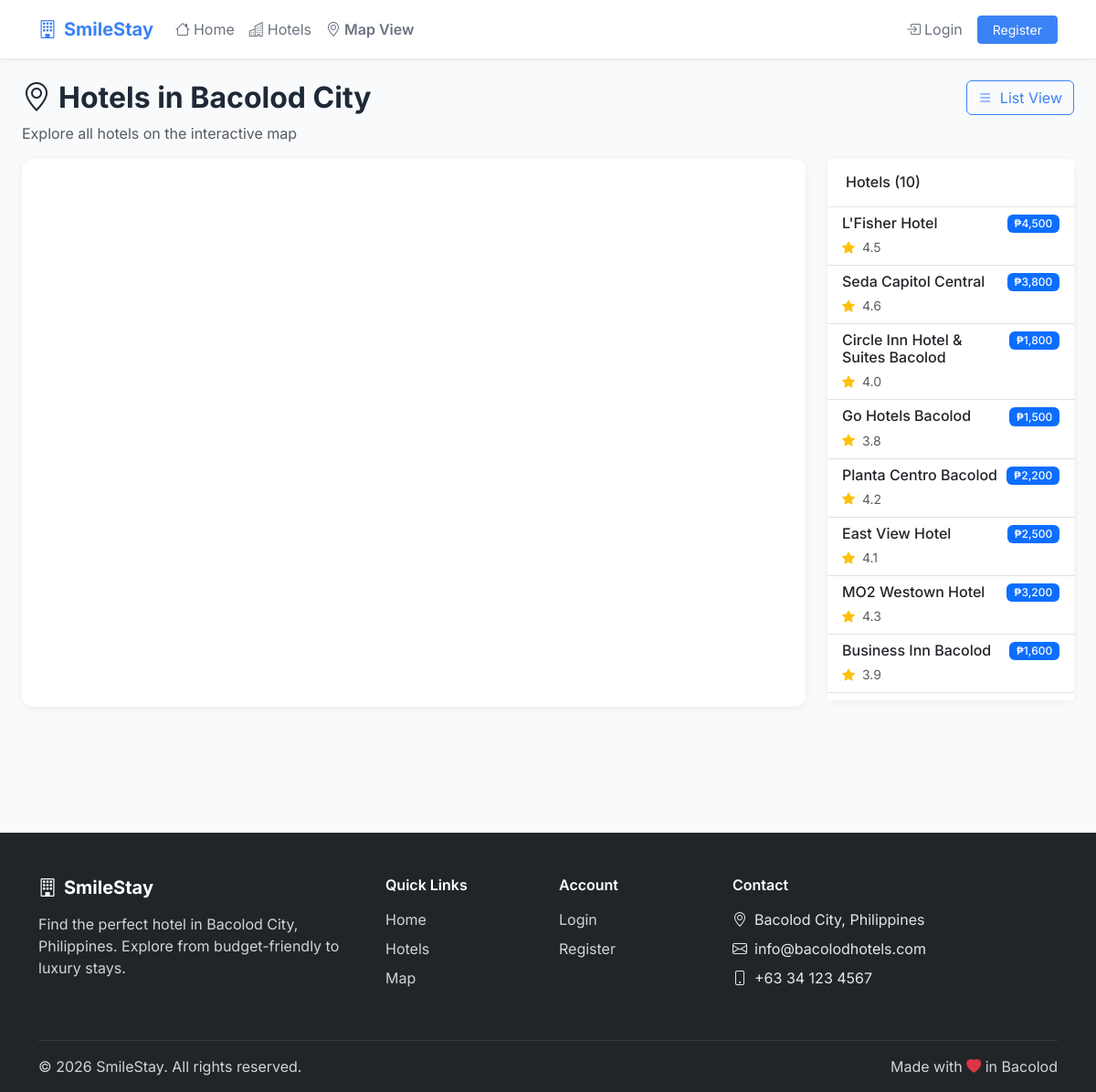
The page /map on the database its author committed.
### tables this page shows
CREATE TABLE IF NOT EXISTS hotels (
id INT AUTO_INCREMENT PRIMARY KEY,
hotel_name VARCHAR(150) NOT NULL,
location VARCHAR(255) NOT NULL,
latitude DECIMAL(10, 8) NOT NULL,
longitude DECIMAL(11, 8) NOT NULL,
description TEXT,
price_per_night DECIMAL(10, 2) NOT NULL,
image VARCHAR(255) DEFAULT 'default_hotel.jpg',
amenities TEXT,
rating DECIMAL(2, 1) DEFAULT 0,
status ENUM('active', 'inactive') DEFAULT 'active',
created_at TIMESTAMP DEFAULT CURRENT_TIMESTAMP,
updated_at TIMESTAMP DEFAULT CURRENT_TIMESTAMP ON UPDATE
CURRENT_TIMESTAMP
);

### app/controllers/HotelController.php (called while the page is built, shortened)
<?php
class HotelController {
    private $hotelModel;
    public function __construct() {
        $this->hotelModel = new Hotel();
    }
    public function map() {
        $hotels = $this->hotelModel->getForMap();
        $hotelsJson = json_encode($hotels);
        include APP_PATH . '/views/hotels/map.php';
    }
}

### public/index.php (called while the page is built, shortened)
<?php
require_once APP_PATH . '/models/Hotel.php';
require_once BASE_PATH . '/routes/web.php';

### config/database.php (called while the page is built, shortened)
<?php
class Database {
private static $instance = null;
private $connection;
private function __construct() {
try {
$dsn = "mysql:host=" . DB_HOST . ";dbname=" . DB_NAME . ";charset=utf8mb4";
$options = [
PDO::ATTR_ERRMODE => PDO::ERRMODE_EXCEPTION,
PDO::ATTR_DEFAULT_FETCH_MODE => PDO::FETCH_ASSOC,
PDO::ATTR_EMULATE_PREPARES => false,
];
$this->connection = new PDO($dsn, DB_USER, DB_PASS, $options);
} catch (PDOException $e) {
die("Database Connection Failed: " . $e->getMessage());
}
}
public static function getInstance() {
if (self::$instance === null) {
self::$instance = new self();
}
return self::$instance;
}
public function getConnection() {
return $this->connection;
}
}

### app/models/Hotel.php (called while the page is built, shortened)
<?php
class Hotel {
    private $db;
    private $table = 'hotels';
    public function __construct() {
        $this->db = Database::getInstance()->getConnection();
    }
    private function getUploadedHotelImages(): array
    {
        static $files = null;
        if ($files !== null) {
            return $files;
        }
        $dir = PUBLIC_PATH . '/uploads/hotels/';
        $matched = glob($dir . '*.{jpg,jpeg,png,webp,gif}', GLOB_BRACE);
        $files = [];
        foreach ($matched ?: [] as $path) {
            $files[] = basename($path);
        }
        return $files;
    }
    private function normalizeKey(string $value): string
    {
        $value = strtolower($value);
        return preg_replace('/[^a-z0-9]+/', '', $value);
    }
    private function normalizeConsonants(string $value): string
    {
        $key = $this->normalizeKey($value);
        return preg_replace('/[aeiou]/', '', $key);
    }
    private function resolveImageFilename(?string $image, string $hotelName = ''): string
    {
        $fallback = 'westown.jpg';
        $value = trim((string) $image);
        $files = $this->getUploadedHotelImages();
        $value = str_replace('\\', '/', $value);
        $value = basename($value);
        $exact = $this->normalizeKey(pathinfo($value, PATHINFO_FILENAME));
        foreach ($files as $file) {
            $stem = pathinfo($file, PATHINFO_FILENAME);
        }
        $consonants = $this->normalizeConsonants(pathinfo($value, PATHINFO_FILENAME));
        foreach ($files as $file) {
            $stemConsonants = $this->normalizeConsonants(pathinfo($file, PATHINFO_FILENAME));
        }
        $best = null;
        $bestScore = PHP_INT_MAX;
        foreach ($files as $file) {
            $stem = $this->normalizeKey(pathinfo($file, PATHINFO_FILENAME));
            $score = levenshtein($exact, $stem);
            if ($score < $bestScore) {
                $bestScore = $score;
                $best = $file;
            }
        }
        if ($best !== null && $bestScore <= 3) {
            return $best;
        }
        if (in_array($fallback, $files, true)) {
            return $fallback;
        }
        return $files[0];
    }
    private function hydrateImageRow($row) {
        $row['image'] = $this->resolveImageFilename($row['image'] ?? '', (string) ($row['hotel_name'] ?? ''));
        return $row;
    }
    private function hydrateImageRows(array $rows): array
    {
        return $rows;
    }
    public function getForMap() {
        $stmt = $this->db->query(
            "SELECT id, hotel_name, location, latitude, longitude, price_per_night, image, rating
             FROM {$this->table}
             WHERE status = 'active'"
        );
        return $this->hydrateImageRows($stmt->fetchAll());
    }
}

### app/views/hotels/map.php (the view, shortened to what this page needs)
<?php include APP_PATH . '/views/layouts/header.php'; ?>
<section class="py-4">
    <div class="container-fluid px-4">
        <div class="row mb-3">
            <div class="col">
                <h2 class="fw-bold"><i class="bi bi-geo-alt me-2"></i>Hotels in Bacolod City</h2>
                <p class="text-muted mb-0">Explore all hotels on the interactive map</p>
            </div>
            <div class="col-auto">
                <a href="<?= APP_URL ?>/hotels" class="btn btn-outline-primary">
                    <i class="bi bi-list me-2"></i>List View
                </a>
            </div>
        </div>
        <div class="row">
            <div class="col-lg-9">
                <div class="card">
                    <div class="card-body p-0">
                        <div id="mainMap" style="height: 600px; width: 100%;"></div>
                    </div>
                </div>
            </div>
            <div class="col-lg-3">
                <div class="card">
                    <div class="card-header">
                        <h6 class="mb-0">Hotels (<?= count(json_decode($hotelsJson, true)) ?>)</h6>
                    </div>
                    <div class="card-body p-0" style="max-height: 540px; overflow-y: auto;">
                        <div class="list-group list-group-flush" id="hotelList">
                            <?php $hotelsArray = json_decode($hotelsJson, true); ?>
                            <?php foreach ($hotelsArray as $hotel): ?>
                                <a href="#" class="list-group-item list-group-item-action hotel-list-item"
                                   data-lat="<?= $hotel['latitude'] ?>" data-lng="<?= $hotel['longitude'] ?>"
                                   data-id="<?= $hotel['id'] ?>">
                                    <div class="d-flex justify-content-between align-items-start">
                                        <div>
                                            <h6 class="mb-1"><?= htmlspecialchars($hotel['hotel_name']) ?></h6>
                                            <small class="text-muted">
                                                <i class="bi bi-star-fill text-warning me-1"></i>
                                                <?= number_format($hotel['rating'], 1) ?>
                                            </small>
                                        </div>
                                        <span class="badge bg-primary">₱<?= number_format($hotel['price_per_night'], 0) ?></span>
                                    </div>
                                </a>
                            <?php endforeach; ?>
                        </div>
                    </div>
                </div>
            </div>
        </div>
    </div>
</section>
<?php include APP_PATH . '/views/layouts/footer.php'; ?>

### public/css/style.css (style rules this page uses)
:root { --color-lightest: #F8FAFC; --color-light: #D9EAFD; --color-medium: #BCCCDC; --color-dark: #9AA6B2; --color-primary: #3B82F6; --color-primary-dark: #2563EB; --color-text: #1F2937; --color-text-muted: #6B7280; }
body { font-family: 'Inter', -apple-system, BlinkMacSystemFont, sans-serif; background-color: var(--color-lightest); color: var(--color-text); }
.card { position: relative; z-index: 1; }
.card { border: none; border-radius: 12px; box-shadow: 0 2px 8px rgba(0, 0, 0, 0.06); }
.card-header { background-color: white; border-bottom: 1px solid #E5E7EB; padding: 1rem 1.25rem; font-weight: 600; }
.btn-outline-primary { color: var(--color-primary); border-color: var(--color-primary); }
.badge { font-weight: 500; padding: 0.35em 0.65em; }

### rows shown on the page
hotels: hotel_name "L'Fisher Hotel", rating "4.5", price_per_night "4,500"
hotels: hotel_name "Seda Capitol Central", rating "4.6", price_per_night "3,800"
hotels: hotel_name "Circle Inn Hotel & Suites Bacolod", rating "4.0", price_per_night "1,800"
hotels: hotel_name "Go Hotels Bacolod", rating "3.8", price_per_night "1,500"
hotels: hotel_name "Planta Centro Bacolod", rating "4.2", price_per_night "2,200"
hotels: hotel_name "East View Hotel", rating "4.1", price_per_night "2,500"
hotels: hotel_name "MO2 Westown Hotel", rating "4.3", price_per_night "3,200"
hotels: hotel_name "Business Inn Bacolod", rating "3.9", price_per_night "1,600"

### other values the page prints
APP_NAME "SmileStay"
count(json_decode($hotelsJson, true)) "10"
